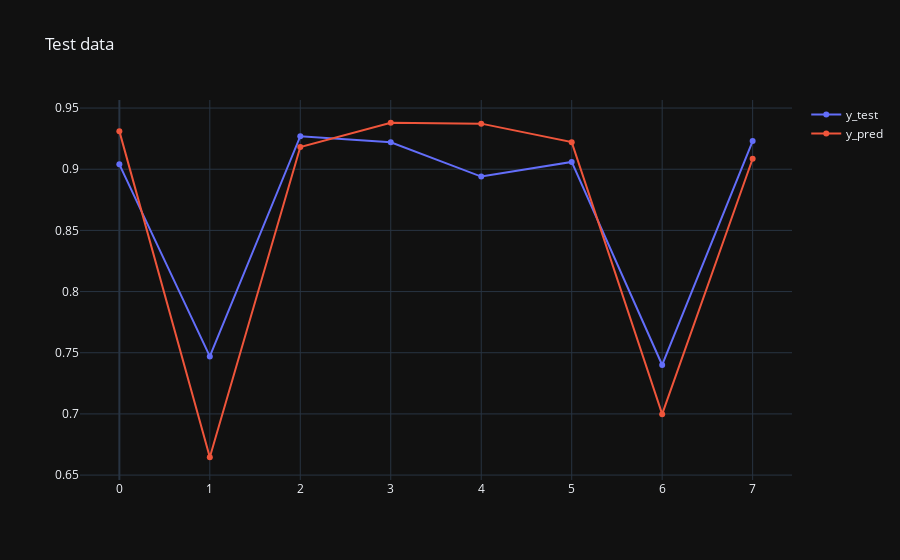

The notebook cell saved with this chart:
### Code cell
pred_plot(y_test, y_pred, "Test data")

### Figure 1 — Plotly figure (JSON) as saved in the notebook; plotly's stock layout.template omitted (floating-point values rounded to 4 significant figures)
{"data": [{"mode": "lines+markers", "name": "y_test", "x": [0, 1, 2, 3, 4, 5, 6, 7], "y": [0.904, 0.747, 0.927, 0.922, 0.894, 0.906, 0.74, 0.923], "type": "scatter", "xaxis": "x", "yaxis": "y"}, {"mode": "lines+markers", "name": "y_pred", "x": [0, 1, 2, 3, 4, 5, 6, 7], "y": [0.9311, 0.6646, 0.9182, 0.938, 0.9373, 0.9221, 0.6998, 0.9086], "type": "scatter", "xaxis": "x", "yaxis": "y"}], "layout": {"xaxis": {"anchor": "y", "domain": [0.0, 1.0]}, "yaxis": {"anchor": "x", "domain": [0.0, 1.0]}, "title": {"text": "Test data"}}}
